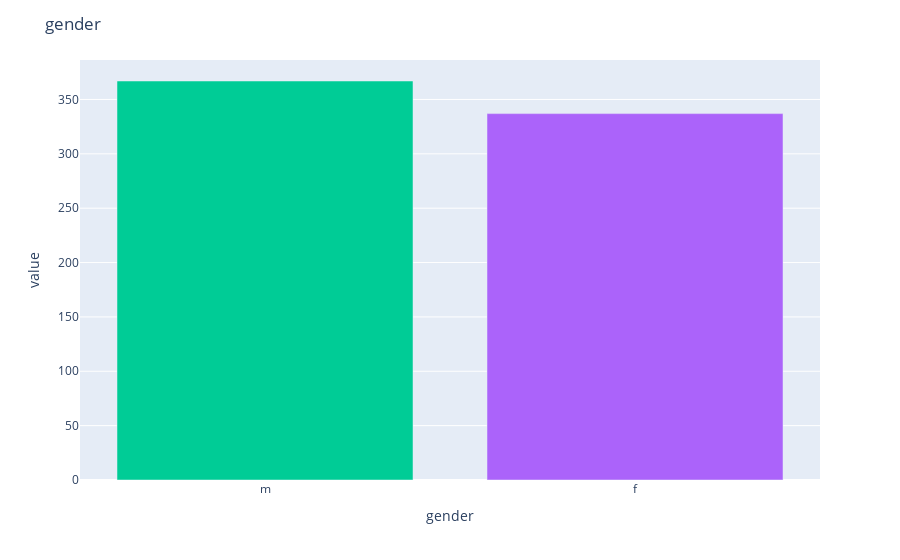

Write notebook code for a chart like this one.
### Code cell
import plotly.express as px

colors = {'m': 'blue', 'f': 'red'}

for col in ['gender']:
    fig = px.bar(df[col].value_counts(), orientation='v', labels={'x': col, 'y': 'Count'},
                 color=df[col].value_counts().index.map(colors), color_discrete_map=colors) # color_discrete_sequence=['blue', 'red']
    fig.update_layout(title=f'{col}', showlegend=False)
    fig.show()

### Figure 1 — Plotly figure (JSON) as saved in the notebook; plotly's stock layout.template omitted (floating-point values rounded to 4 significant figures)
{"data": [{"alignmentgroup": "True", "hovertemplate": "color=blue<br>gender=%{x}<br>value=%{y}<extra></extra>", "legendgroup": "blue", "marker": {"color": "#00cc96", "pattern": {"shape": ""}}, "name": "blue", "offsetgroup": "blue", "orientation": "v", "showlegend": true, "textposition": "auto", "type": "bar", "x": ["m"], "xaxis": "x", "y": [367], "yaxis": "y"}, {"alignmentgroup": "True", "hovertemplate": "color=red<br>gender=%{x}<br>value=%{y}<extra></extra>", "legendgroup": "red", "marker": {"color": "#ab63fa", "pattern": {"shape": ""}}, "name": "red", "offsetgroup": "red", "orientation": "v", "showlegend": true, "textposition": "auto", "type": "bar", "x": ["f"], "xaxis": "x", "y": [337], "yaxis": "y"}], "layout": {"barmode": "relative", "legend": {"title": {"text": "color"}, "tracegroupgap": 0}, "margin": {"t": 60}, "showlegend": false, "title": {"text": "gender"}, "xaxis": {"anchor": "y", "domain": [0, 1], "title": {"text": "gender"}}, "yaxis": {"anchor": "x", "domain": [0, 1], "title": {"text": "value"}}}}
